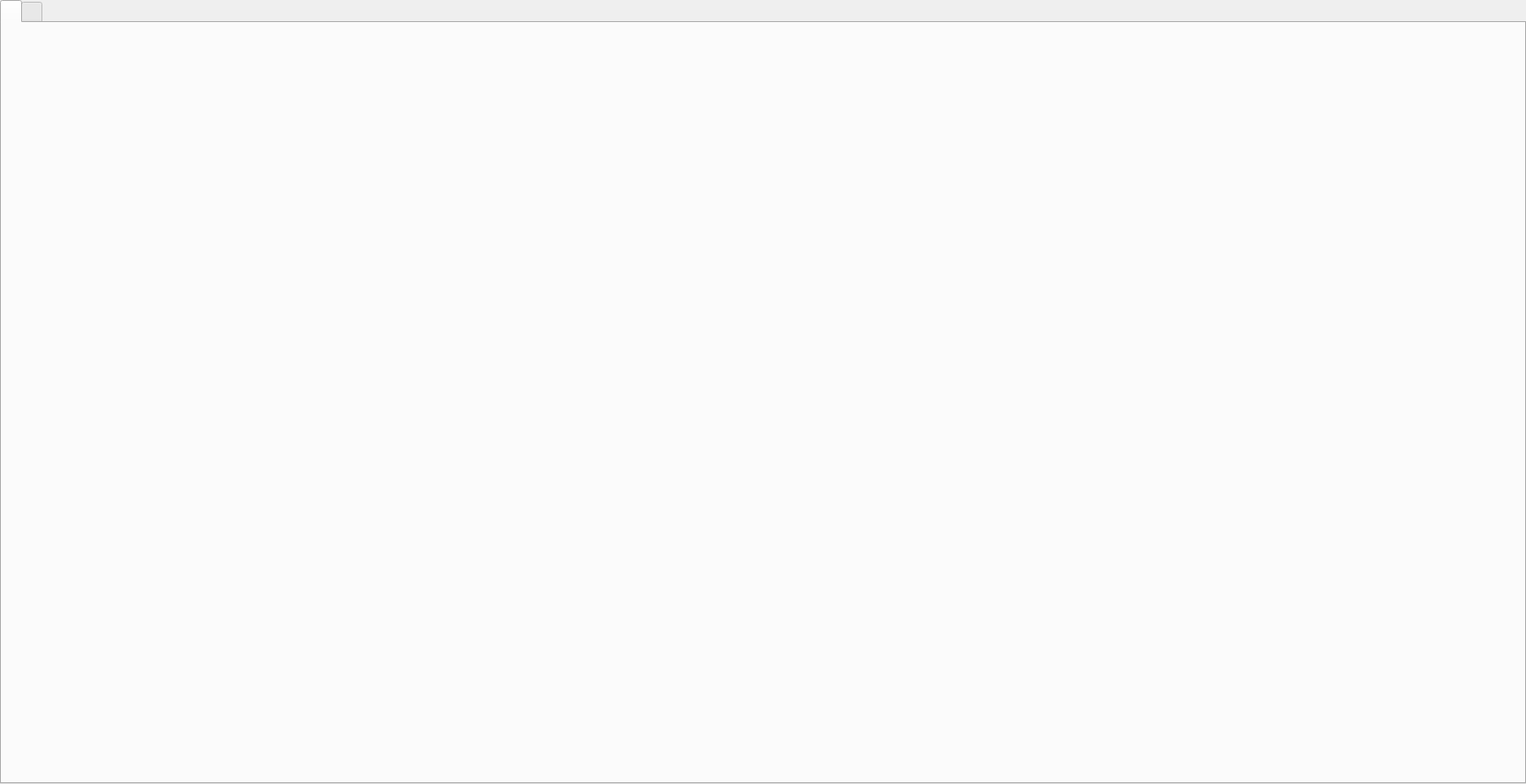
<?xml version="1.0" encoding="UTF-8"?>
<ui version="4.0">
 <class>RenhuaiTabWidget</class>
 <widget class="QTabWidget" name="RenhuaiTabWidget">
  <property name="geometry">
   <rect>
    <x>0</x>
    <y>0</y>
    <width>1730</width>
    <height>889</height>
   </rect>
  </property>
  <property name="windowTitle">
   <string>TabWidget</string>
  </property>
  <property name="styleSheet">
   <string notr="true"/>
  </property>
  <property name="tabShape">
   <enum>QTabWidget::Rounded</enum>
  </property>
  <property name="currentIndex">
   <number>0</number>
  </property>
  <property name="iconSize">
   <size>
    <width>148</width>
    <height>33</height>
   </size>
  </property>
  <property name="elideMode">
   <enum>Qt::ElideMiddle</enum>
  </property>
  <property name="usesScrollButtons">
   <bool>true</bool>
  </property>
  <property name="documentMode">
   <bool>false</bool>
  </property>
  <property name="tabBarAutoHide">
   <bool>false</bool>
  </property>
  <widget class="QWidget" name="tab">
   <attribute name="icon">
    <iconset resource="src.qrc">
     <normaloff>:/image/new/deoTabUnselected.bmp</normaloff>
     <normalon>:/image/new/deoTabSelected.bmp</normalon>:/image/new/deoTabUnselected.bmp</iconset>
   </attribute>
   <attribute name="title">
    <string/>
   </attribute>
   <widget class="QWidget" name="horizontalLayoutWidget_2">
    <property name="geometry">
     <rect>
      <x>0</x>
      <y>0</y>
      <width>1721</width>
      <height>841</height>
     </rect>
    </property>
    <layout class="QHBoxLayout" name="deo_tab_horizontalLayout"/>
   </widget>
  </widget>
  <widget class="QWidget" name="fer_tab">
   <attribute name="icon">
    <iconset resource="src.qrc">
     <normaloff>:/image/new/ferControlTabUnselected.bmp</normaloff>
     <normalon>:/image/new/ferControlTabSelected.bmp</normalon>:/image/new/ferControlTabUnselected.bmp</iconset>
   </attribute>
   <attribute name="title">
    <string/>
   </attribute>
   <widget class="QWidget" name="horizontalLayoutWidget">
    <property name="geometry">
     <rect>
      <x>0</x>
      <y>0</y>
      <width>1721</width>
      <height>851</height>
     </rect>
    </property>
    <layout class="QHBoxLayout" name="fer_tab_horizontalLayout"/>
   </widget>
  </widget>
 </widget>
 <resources>
  <include location="src.qrc"/>
 </resources>
 <connections/>
</ui>
